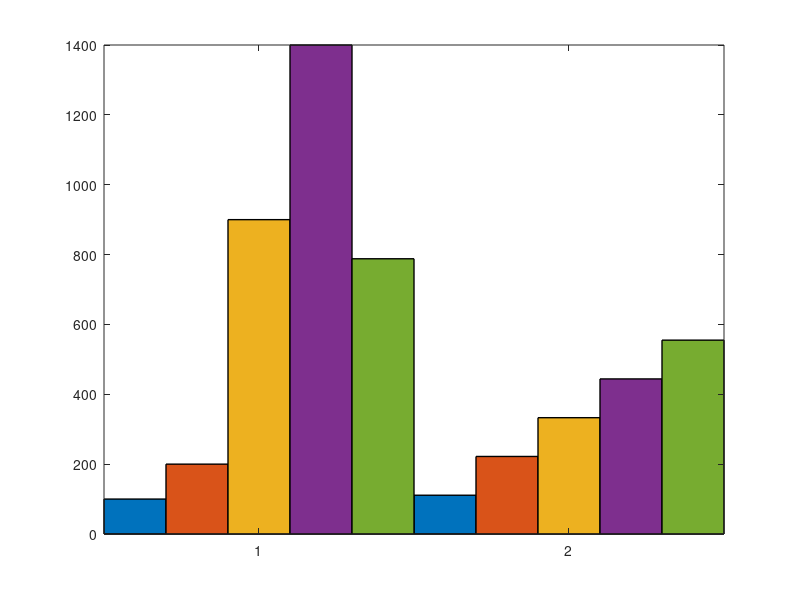

Write MATLAB code to recreate this figure. (Note: this script raises an error after producing the figure.)
%If you want to adjust the pattern to 6 bar such as " applyhatch(gcf,'.-+/|x');",
%try to type this "applyhatch(gcf,'.-++/||xx');" instedly. 
%So you can avoid the duplicated pattern at least, even order problem is still not solved. 
data=[100, 200, 900, 1400, 788;111, 222, 333, 444, 555];%三列的柱状图，分为了两种，具体见图
X = [1,2];

GO = bar(X,data,1,'EdgeColor','k','LineWidth',1);

hatchfill2(GO(1),'cross','HatchAngle',45,'HatchDensity',40,'HatchColor','k');
hatchfill2(GO(2),'single','HatchAngle',45,'HatchDensity',40,'HatchColor','k');
hatchfill2(GO(3),'single','HatchAngle',0,'HatchDensity',40,'HatchColor','k');
hatchfill2(GO(4),'single','HatchAngle',-45,'HatchDensity',40,'HatchColor','k');
hatchfill2(GO(5),'cross','HatchAngle',-60,'HatchDensity',30,'HatchColor','k');

GO(1).FaceColor = [0.000, 0.447, 0.741];
GO(2).FaceColor = [0.850, 0.325, 0.098];
GO(3).FaceColor = [0.929, 0.694, 0.125];
GO(4).FaceColor = [0.494, 0.184, 0.556];
GO(5).FaceColor = [0.466, 0.674, 0.188];

% Draw the legend
legendData = {'Legend 1','Legend 2','Legend 3', 'Legend 4', 'Legend 5'};
[legend_h, object_h, plot_h, text_str] = legendflex(GO, legendData, 'Padding', [2, 2, 10], 'FontSize', 11, 'Location', 'NorthEast');
% object_h(1) is the first bar's text
% object_h(2) is the second bar's text
% object_h(3) is the first bar's patch
% object_h(4) is the second bar's patch
%
% Set the two patches within the legend
hatchfill2(object_h(6), 'cross', 'HatchAngle', 45, 'HatchDensity', 40, 'HatchColor', 'k');
hatchfill2(object_h(7), 'single', 'HatchAngle', 45, 'HatchDensity', 40, 'HatchColor', 'k');
hatchfill2(object_h(8), 'single', 'HatchAngle', 0, 'HatchDensity', 40, 'HatchColor', 'k');
hatchfill2(object_h(9), 'single', 'HatchAngle', -45, 'HatchDensity', 40, 'HatchColor', 'k');
hatchfill2(object_h(10), 'cross', 'HatchAngle', -60, 'HatchDensity', 30, 'HatchColor', 'k');
% Some extra formatting to make it pretty :)
set(gca, 'FontSize', 11);
set(gca, 'XMinorTick','on', 'XMinorGrid','on', 'YMinorTick','on', 'YMinorGrid','on');
% xlim([0.5, 2.5]);
ylim([0, 1500]);

% hTitle = title('Texture filled bar chart');
% hXLabel = xlabel('Samples');
hYLabel = ylabel('AAAA');
